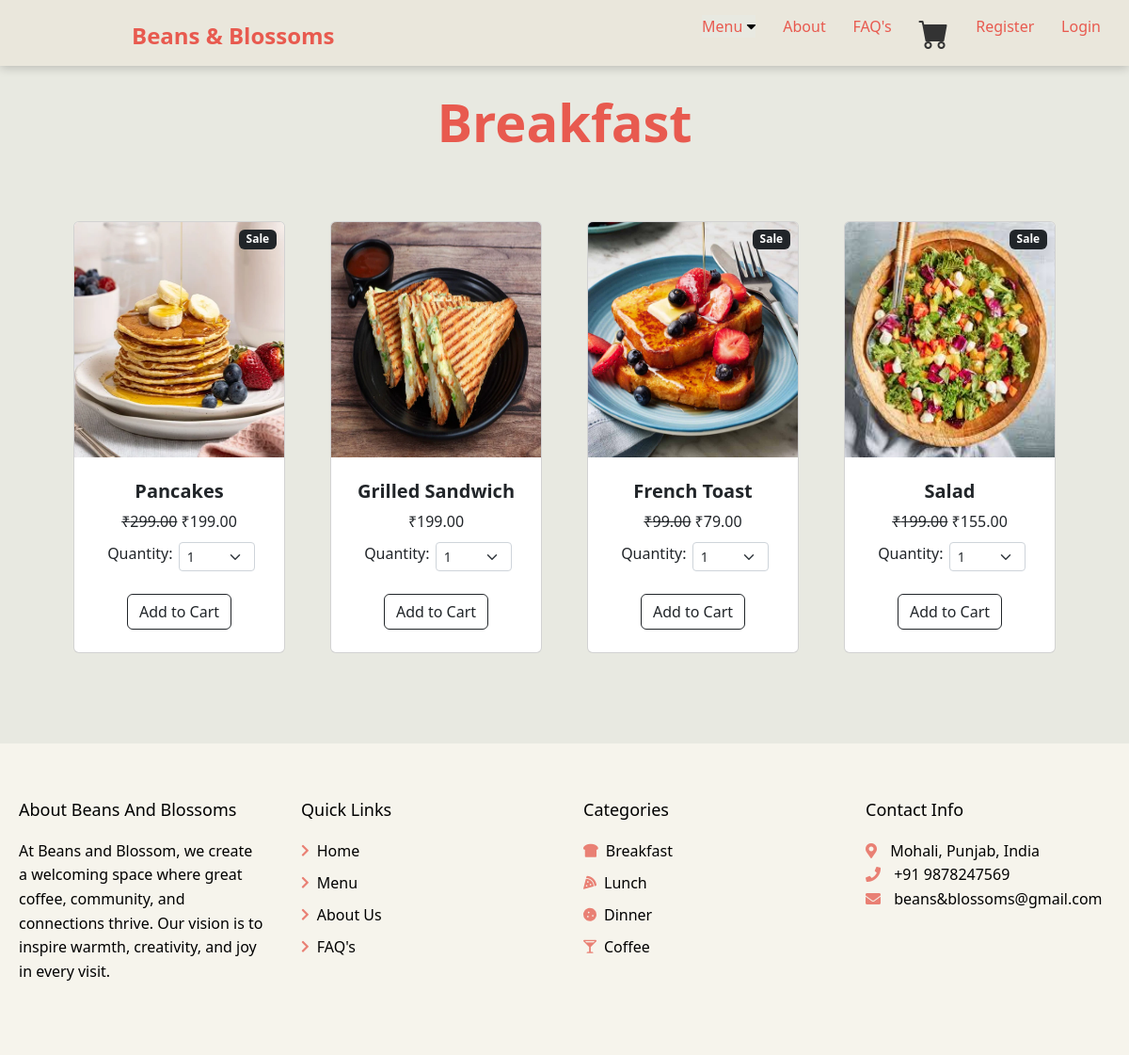
The page /category/Breakfast on the database as committed earlier.
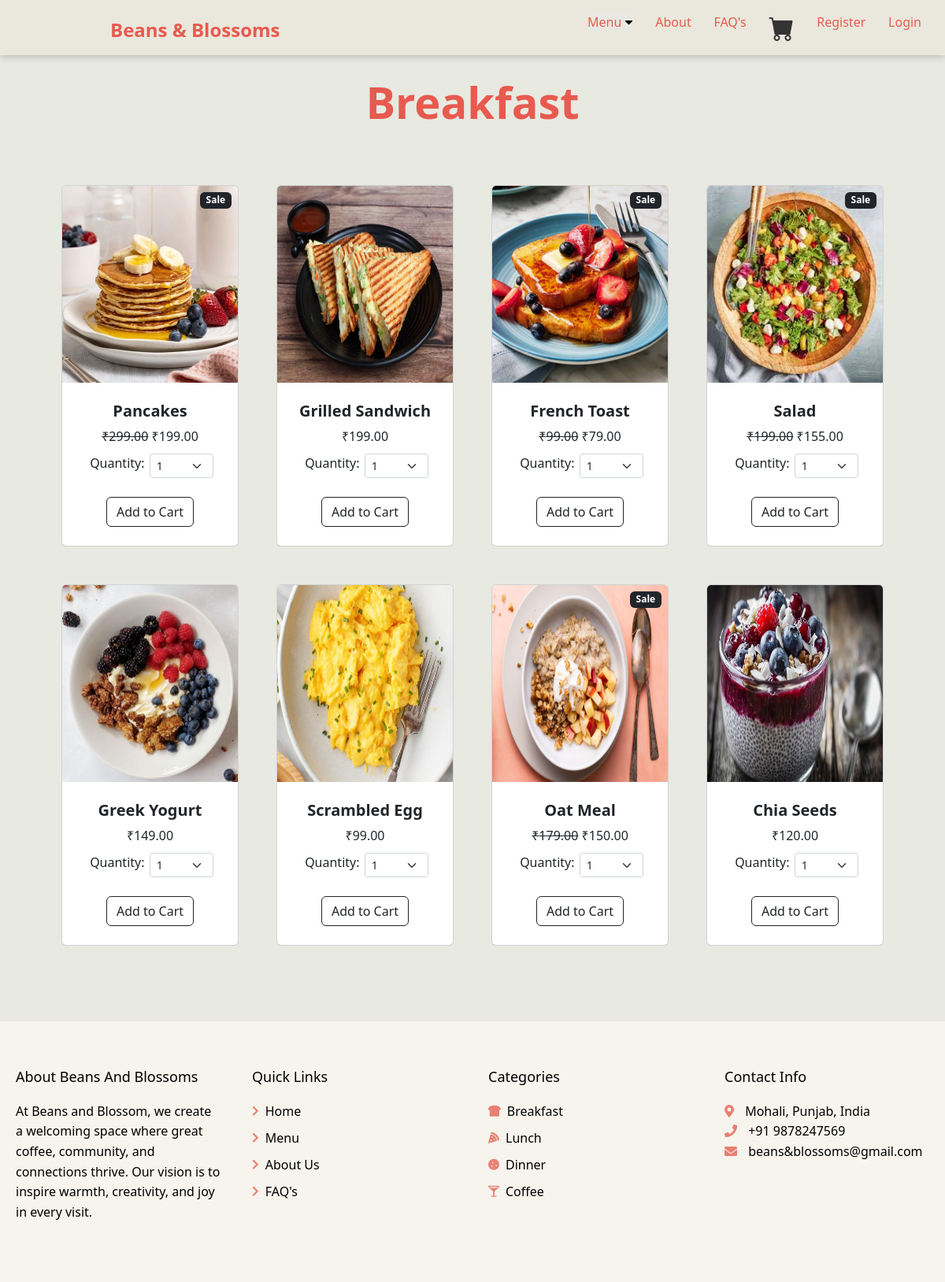
The same page on the database as committed later.
### main/models.py (models this page shows, shortened)
class Product(models.Model):
    name =  models.CharField(max_length=100)
    price =  models.DecimalField(default=0,decimal_places=2,max_digits=6)
    category =  models.ForeignKey(Category, on_delete=models.CASCADE, default=1)
    image = models.ImageField(upload_to='uploads/product/')
    is_sale = models.BooleanField(default=False)
    sale_price = models.DecimalField(default=0, decimal_places=2, max_digits=6)

### main/views.py (the view)
# urls.py: path('category/<str:food>', views.category, name='category'),
def category(request, food):
    try:
        category = Category.objects.get(name=food)
        products = Product.objects.filter(category=category)
        return render(request, 'category.html',{'products':products, 'category':category} )
    except:
        messages.success(request, ("The category does.nt exist."))
        return redirect('menu')

### cart/context_processors.py (called while the page is built)
def cart(request):
    return {'cart': Cart(request)}

### main/models.py (called while the page is built)
    def __str__(self):
        return self.name

### main/templates/category.html (shortened to what this page needs)
{% extends 'base.html' %}
{% load static %}
{% block content %}
        <header class="py-5">
            <div class="container px-4 px-lg-5 my-5">
                <div class="text-center" style="color:  #E85A4F;;">
                    <h1 class="display-4 fw-bolder">{{ category }}</h1>
                </div>
            </div>
        </header>
        <section class="py-5" style="margin-top: -120px;">
            <div class="container px-4 px-lg-5 mt-5">
                <div class="row gx-4 gx-lg-5 row-cols-2 row-cols-md-3 row-cols-xl-4 justify-content-center">
                    {% for product in products %}
                        {% if product.is_sale == True %}
                    <div class="col mb-5">
                        <div class="card h-100">
                            <div class = "badge bg-dark text-white position-absolute" style="top:0.5rem;right: 0.5rem;">Sale</div>
                            <img class="card-img-top" src="{{ product.image.url }}" height="250px" alt="..." />
                            <div class="card-body p-4">
                                <div class="text-center">
                                    <h5 class="fw-bolder">{{product.name}}</h5>
                                    <strike>₹{{product.price}}</strike>&nbsp;₹{{product.sale_price}}<br>
                                    <center>
                                        <div style="display: flex; margin-right: -70px;margin-top: 10px;">
                                        <div class="col-md-4" style="margin-left: 5px; ">Quantity:</div>
                                    <div class="col-md-4">
                                <select class="form-select form-select-sm" id="qty-cart">
                                    <option value="1">1</option>
                                </select>
                                </div>
                                </div></div></center>
                            </div>
                            <div class="card-footer p-4 pt-0 border-top-0 bg-transparent">
                                <div class="text-center">
                                    <button class="btn btn-outline-dark mt-auto addcart" type="button" value="{{ product.id }}" >Add to Cart</button>
                                </div>
                            </div>
                        </div>
                    </div>
                    {% else %}
                    <div class="col mb-5">
                        <div class="card h-100">
                            <img class="card-img-top" src="{{ product.image.url }}" height="250px" alt="..." />
                            <div class="card-body p-4">
                                <div class="text-center">
                                    <h5 class="fw-bolder">{{product.name}}</h5>
                                    ₹{{product.price}}<br>
                                    <center>
                                        <div style="display: flex; margin-right: -70px;margin-top: 10px;">
                                        <div class="col-md-4" style="margin-left: 5px; ">Quantity:</div>
                                    <div class="col-md-4">
                                <select class="form-select form-select-sm" id="qty-cart">
                                    <option value="1">1</option>
                                </select>
                                </div>
                                </div></div></center>
                            </div>
                            <div class="card-footer p-4 pt-0 border-top-0 bg-transparent">
                                <div class="text-center">
                                    <button class="btn btn-outline-dark mt-auto addcart" type="button" value="{{ product.id }}" >Add to Cart</button>
                                </div>
                            </div>
                        </div>
                    </div>
                    {% endif %}
                {% endfor %}
    </div>
    </section>
{% endblock %}

Rows that differ between the two databases and show on the page:
added Product: image (picture), name "Greek Yogurt", price "149.00", {{ product.id }} 11 (drawn)
added Product: image (picture), name "Scrambled Egg", price "99.00", {{ product.id }} 12 (drawn)
added Product: image (picture), name "Oat Meal", price "179.00", sale_price "150.00", {{ product.id }} 13 (drawn)
added Product: image (picture), name "Chia Seeds", price "120.00", {{ product.id }} 14 (drawn)
